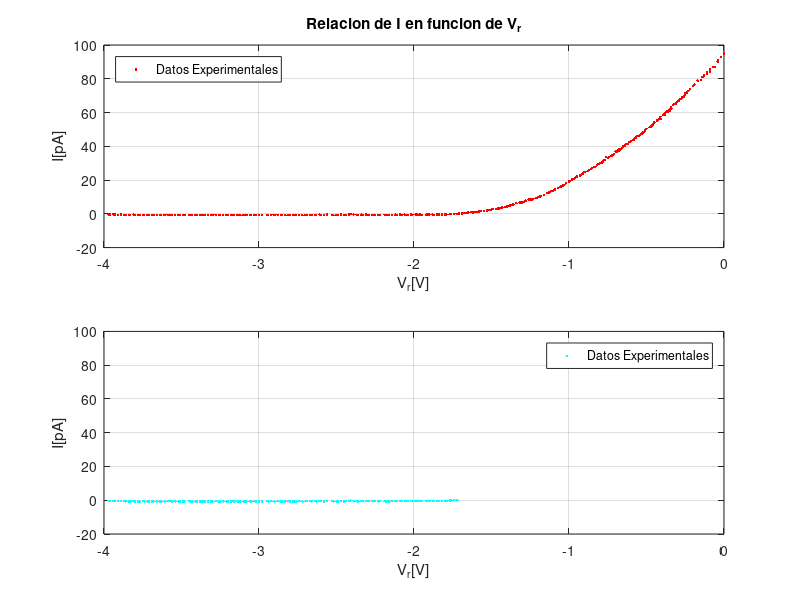
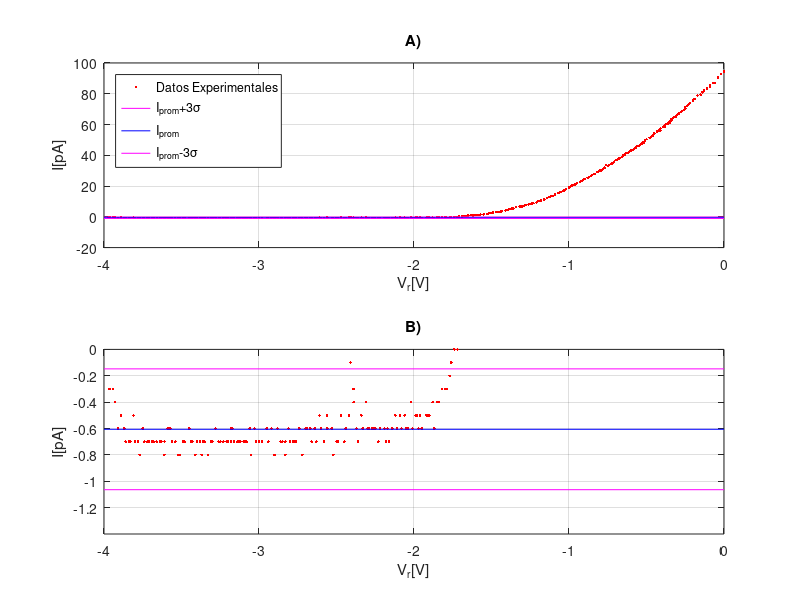
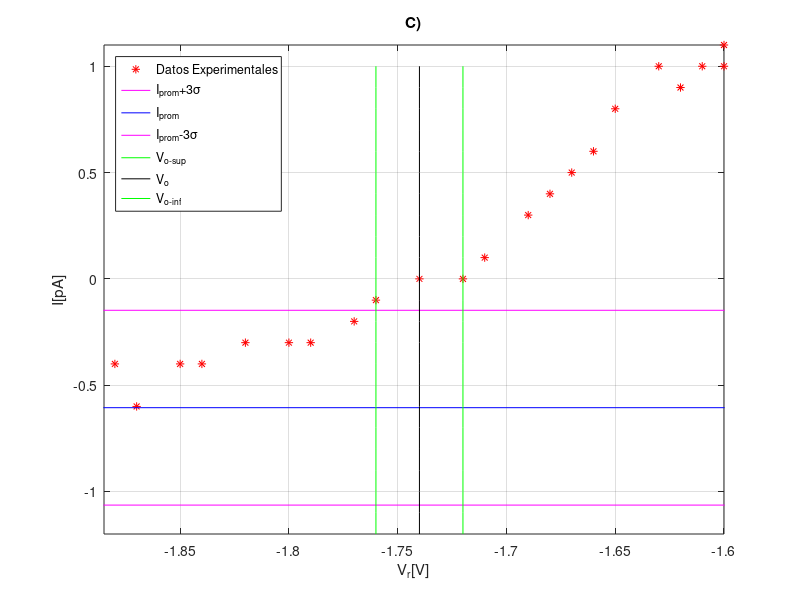

Write MATLAB code to recreate these figures, in order.
clear all; close all; 
Vr = [0	0	-0.02	-0.04	-0.04	-0.06	-0.07	-0.09	-0.09	-0.11	-0.11	-0.13	-0.14	-0.15	-0.17	-0.19	-0.2	-0.22	-0.23	-0.24	-0.25	-0.25	-0.26	-0.27	-0.27	-0.28	-0.29	-0.3	-0.31	-0.32	-0.33	-0.34	-0.34	-0.35	-0.35	-0.35	-0.36	-0.36	-0.37	-0.38	-0.38	-0.38	-0.39	-0.39	-0.41	-0.41	-0.42	-0.43	-0.43	-0.45	-0.46	-0.46	-0.46	-0.47	-0.47	-0.48	-0.5	-0.51	-0.51	-0.52	-0.52	-0.53	-0.54	-0.55	-0.56	-0.57	-0.57	-0.58	-0.59	-0.6	-0.61	-0.62	-0.63	-0.64	-0.65	-0.66	-0.67	-0.68	-0.68	-0.69	-0.7	-0.71	-0.72	-0.72	-0.73	-0.74	-0.75	-0.76	-0.77	-0.78	-0.79	-0.79	-0.8	-0.81	-0.82	-0.83	-0.84	-0.85	-0.86	-0.87	-0.88	-0.9	-0.91	-0.92	-0.93	-0.95	-0.96	-0.97	-0.98	-0.99	-1	-1.02	-1.03	-1.04	-1.05	-1.06	-1.07	-1.09	-1.1	-1.11	-1.12	-1.13	-1.14	-1.16	-1.18	-1.19	-1.19	-1.19	-1.2	-1.21	-1.23	-1.24	-1.25	-1.26	-1.26	-1.28	-1.29	-1.3	-1.31	-1.32	-1.34	-1.36	-1.37	-1.38	-1.39	-1.4	-1.41	-1.43	-1.44	-1.45	-1.46	-1.47	-1.49	-1.5	-1.5	-1.51	-1.52	-1.53	-1.55	-1.55	-1.57	-1.58	-1.59	-1.6	-1.6	-1.61	-1.62	-1.63	-1.65	-1.66	-1.67	-1.68	-1.69	-1.71	-1.72	-1.74	-1.76	-1.77	-1.79	-1.8	-1.82	-1.84	-1.85	-1.87	-1.88	-1.9	-1.91	-1.92	-1.95	-1.96	-1.97	-1.98	-1.99	-2.01	-2.02	-2.04	-2.05	-2.06	-2.08	-2.09	-2.11	-2.12	-2.14	-2.16	-2.17	-2.18	-2.19	-2.22	-2.23	-2.25	-2.26	-2.27	-2.29	-2.3	-2.31	-2.33	-2.34	-2.36	-2.37	-2.39	-2.39	-2.41	-2.42	-2.44	-2.45	-2.47	-2.49	-2.5	-2.52	-2.53	-2.56	-2.56	-2.58	-2.6	-2.61	-2.63	-2.64	-2.66	-2.67	-2.69	-2.7	-2.72	-2.74	-2.76	-2.77	-2.78	-2.8	-2.81	-2.83	-2.83	-2.85	-2.86	-2.88	-2.9	-2.92	-2.94	-2.95	-2.98	-2.98	-3	-3.02	-3.03	-3.05	-3.06	-3.08	-3.09	-3.1	-3.12	-3.13	-3.14	-3.16	-3.17	-3.18	-3.18	-3.2	-3.21	-3.23	-3.23	-3.25	-3.26	-3.28	-3.3	-3.31	-3.33	-3.35	-3.36	-3.37	-3.38	-3.4	-3.41	-3.43	-3.44	-3.45	-3.48	-3.49	-3.51	-3.52	-3.54	-3.56	-3.57	-3.58	-3.59	-3.61	-3.61	-3.63	-3.64	-3.66	-3.68	-3.69	-3.71	-3.72	-3.74	-3.75	-3.77	-3.78	-3.8	-3.81	-3.83	-3.84	-3.86	-3.87	-3.89	-3.91	-3.93	-3.94	-3.96	-3.97];
I  = [94.9	94.5	93	91	90.2	87	86.8	85.5	84.3	83.7	82.9	82	80.9	79.4	78.9	76.6	75.6	74.1	72.9	71.9	71.3	70.5	69.5	68.9	68.6	68.1	67.2	66.6	65.3	64.9	64.3	63.3	62.5	61.9	61.5	61.2	60.8	60.7	60.5	59.7	59.4	58.5	58.8	58.4	57.5	56.2	56.2	55.6	55.1	54.2	52.8	52.8	53	52	51.7	51.4	50.4	49.8	49.2	48.5	47.9	47.6	46.9	46	46	45.3	44.8	44	43.6	43	42.5	41.3	41.3	40.4	39.9	38.9	38.1	38.1	37.4	37	36.8	35.5	34.9	34.6	34.2	33.7	33.1	33.5	32	30.9	30.4	30.2	30.1	29.5	29	27.8	27.9	27.1	26.6	26	25.3	24.7	24	23.2	22.8	22.1	21.1	20.7	20.3	19.6	19.1	18.1	17.2	16.8	16.3	15.9	15.4	14.4	13.7	13.4	13.2	12.7	12.3	11.3	10.5	10.2	10.1	10.2	10.1	9.4	8.9	8.6	8.5	8.4	8.1	7.8	7.1	6.8	6.8	6.8	6.3	5.5	5.3	5	4.7	4.4	4.1	3.8	3.4	3.2	3.2	3	2.7	2.5	2.5	2.3	2.1	1.9	1.7	1.6	1.5	1.3	1.2	1.1	1	1	0.9	1	0.8	0.6	0.5	0.4	0.3	0.1	0	0	-0.1	-0.2	-0.3	-0.3	-0.3	-0.4	-0.4	-0.6	-0.4	-0.5	-0.5	-0.5	-0.6	-0.5	-0.6	-0.5	-0.5	-0.6	-0.4	-0.6	-0.6	-0.5	-0.6	-0.5	-0.6	-0.5	-0.6	-0.7	-0.6	-0.7	-0.6	-0.6	-0.7	-0.6	-0.6	-0.6	-0.6	-0.6	-0.4	-0.6	-0.5	-0.7	-0.6	-0.4	-0.3	-0.1	-0.5	-0.6	-0.7	-0.5	-0.7	-0.7	-0.8	-0.6	-0.5	-0.6	-0.7	-0.6	-0.5	-0.7	-0.6	-0.7	-0.6	-0.6	-0.6	-0.8	-0.6	-0.7	-0.7	-0.7	-0.7	-0.6	-0.8	-0.7	-0.7	-0.7	-0.6	-0.8	-0.6	-0.7	-0.6	-0.7	-0.7	-0.7	-0.7	-0.6	-0.8	-0.6	-0.7	-0.7	-0.7	-0.7	-0.7	-0.7	-0.7	-0.6	-0.7	-0.6	-0.7	-0.7	-0.7	-0.7	-0.7	-0.7	-0.6	-0.7	-0.7	-0.8	-0.7	-0.7	-0.8	-0.7	-0.7	-0.8	-0.7	-0.7	-0.6	-0.7	-0.7	-0.8	-0.8	-0.7	-0.7	-0.6	-0.6	-0.6	-0.8	-0.7	-0.7	-0.7	-0.7	-0.7	-0.7	-0.7	-0.7	-0.7	-0.6	-0.8	-0.7	-0.7	-0.5	-0.7	-0.7	-0.7	-0.6	-0.5	-0.6	-0.4	-0.3	-0.3	-0.3];
volmax = -1.72; %%%%%%%%%%%%%%%%%%%% <-------------SELECCIONAR el valor de voltaje hasta el que se considera, inicialmente, que esta el 0
N=find(Vr == volmax);
n = 0; x(1) = 0; y(1) = 0;
for n = N:size(Vr,2)
  x(n-(N-1)) = Vr(n);
  y(n-(N-1)) = I(n);
end

prom=mean(y)
destan=std(y)
size(y,2)
xx = -4:1:0;
yysup = (prom+3*destan)*ones(1,5)
yyprom = (prom)*ones(1,5)
yyinf = (prom-3*destan)*ones(1,5)
Vosup=-1.76; %%%%%%%%%%%%%%%%%%%% <-------------
Voinf=-1.72; %%%%%%%%%%%%%%%%%%%% <-------------SELECCIONAR el rango para el cual se considera que esta el primer voltaje fuera de la region 0
Vo=(Vosup+Voinf)/2
deltaVo=Vo-Vosup
xf1= Vosup*ones(1,23);
yf1= -1.2:0.1:1;
xf2= Vo*ones(1,23);
yf2= -1.2:0.1:1;
xf3= Voinf*ones(1,23);
yf3= -1.2:0.1:1;
figure(1);clf;
%%%%%%%%%%%%%%%%%%%%%%%%%%%%%%%%%%%%%%%%%%%%%%%%%%%%%%%%%%%%%%%%%%%%%%
subplot(2,2,1:2)
plot (Vr,I,'r.');grid on;
xlabel('V_{r}[V]');ylabel('I[pA]');
legend('Datos Experimentales','Location','northwest')
title('Relacion de I en funcion de V_{r}')
%%%%%%%%%%%%%%%%%%%%%%%%%%%%%%%%%%%%%%%%%%%%%%%%%%%%%%%%%%%%%%%%%%%%%%
subplot(2,2,3:4)
plot (x,y,'c.');grid on;
axis([-4 0 -20 100])
xlabel('V_{r}[V]');ylabel('I[pA]');
legend('Datos Experimentales')
%title('Primera consideracion de puntos como I=0')
print -djpeg -r100 metodo1parte1caso365zonai0.jpg

figure(2);clf;
%%%%%%%%%%%%%%%%%%%%%%%%%%%%%%%%%%%%%%%%%%%%%%%%%%%%%%%%%%%%%%%%%%%%%%
subplot(2,1,1)
plot (Vr,I,'r.',xx,yysup,'m-',xx,yyprom,'b-',xx,yyinf,'m-');grid on;
axis([-4 0 -20 100])
title('A)')
xlabel('V_{r}[V]');ylabel('I[pA]');
legend('Datos Experimentales','I_{prom}+3\sigma','I_{prom}','I_{prom}-3\sigma','Location','northwest')
%%%%%%%%%%%%%%%%%%%%%%%%%%%%%%%%%%%%%%%%%%%%%%%%%%%%%%%%%%%%%%%%%%%%%%
subplot(2,1,2)
plot (Vr,I,'r.',xx,yysup,'m-',xx,yyprom,'b-',xx,yyinf,'m-');grid on;
title('B)')
xlabel('V_{r}[V]');ylabel('I[pA]');
axis([-4 0 -1.4 0])
print -djpeg -r100 metodo1parte1caso365zoomzonai0.jpg

%%%%%%%%%%%%%%%%%%%%%%%%%%%%%%%%%%%%%%%%%%%%%%%%%%%%%%%%%%%%%%%%%%%%%%
figure(3);clf;
plot (Vr,I,'r*',xx,yysup,'m-',xx,yyprom,'b-',xx,yyinf,'m-',xf1,yf1,'g',xf2,yf2,'k',xf3,yf3,'g');grid on;
title('C)')
axis([-1.885 -1.6 -1.2 1.1])
xlabel('V_{r}[V]');ylabel('I[pA]');
legend('Datos Experimentales','I_{prom}+3\sigma','I_{prom}','I_{prom}-3\sigma','V_{o-sup}','V_{o}','V_{o-inf}','Location','northwest')
print -djpeg -r100 metodo1parte1caso365zonav0.jpg
